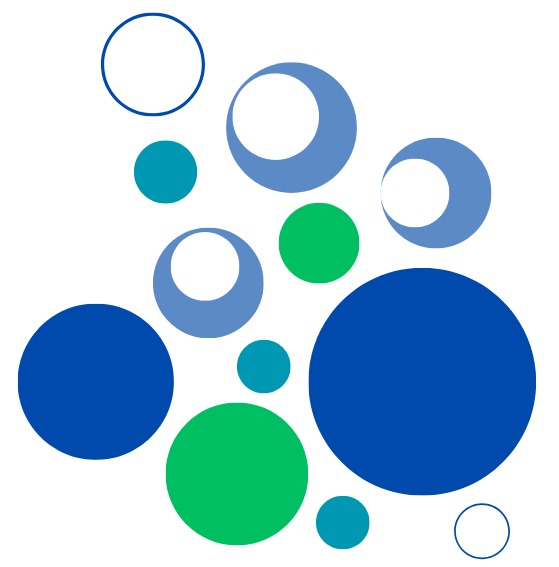
#> input picture WhatsApp Image 2025-03-25 at 01.58.05_55ad9217.jpg, 559 x 567 px
$ python -i contour.py   (imports and definitions only)
#> lines starting #> are read from the running program, lines starting #| are printed output that depends on the picture; after the words box and inside, x2 and y2 are one past the last pixel; in counts of white or black regions, pixels touching at a corner belong together
import numpy as np
import matplotlib.pyplot as plt
from PIL import Image
import math
from scipy.ndimage import gaussian_filter, sobel
from skimage.feature import canny

class ActiveContourModel:
    def __init__(self, image, initial_points, alpha=0.1, beta=0.1, gamma=0.1, w_line=0.0, w_edge=1.0, w_term=0.0,
                 max_iterations=100):
        self.image = image
        self.contour_points = np.array(initial_points)
        self.alpha = alpha
        self.beta = beta
        self.gamma = gamma
        self.w_line = w_line
        self.w_edge = w_edge
        self.w_term = w_term
        self.max_iterations = max_iterations
        self.gradients = self._compute_gradients()
        self.contour_history = [self.contour_points.copy()]

    def _compute_gradients(self):
        """Compute image gradients using Sobel filter"""
        dx = sobel(self.image, axis=1, mode='constant')
        dy = sobel(self.image, axis=0, mode='constant')
        magnitude = np.sqrt(dx ** 2 + dy ** 2)
        return {'dx': dx, 'dy': dy, 'magnitude': magnitude}

    # [31 lines left out: functions _compute_E_cont, _compute_E_curv, _compute_E_image, _compute_energy, not called in this run]

    def evolve(self, max_iterations=250, return_intermediate=False):
        """Evolve the contour using the active contour model"""
        contours = []

        for i in range(max_iterations):
            # Update contour points
            self.snake = self.evolve()

            # Store intermediate contours at key iterations
            if return_intermediate and i in [0, 50, 100, 150, 200]:
                contours.append(self.snake.copy())

        # Always store the final contour
        contours.append(self.snake.copy())

        return contours if return_intermediate else self.snake

    # [21 lines left out: function visualize_evolution, not called in this run]

def run_active_contour_demo(image_path, alpha=0.1, beta=0.1, gamma=0.3, max_iterations=100):
    """Run the Active Contour Model demonstration"""
#> called with alpha = 0.1, beta = 0.1, gamma = 0.3, max_iterations = 100
    original_image = np.array(Image.open(image_path).convert('L'))
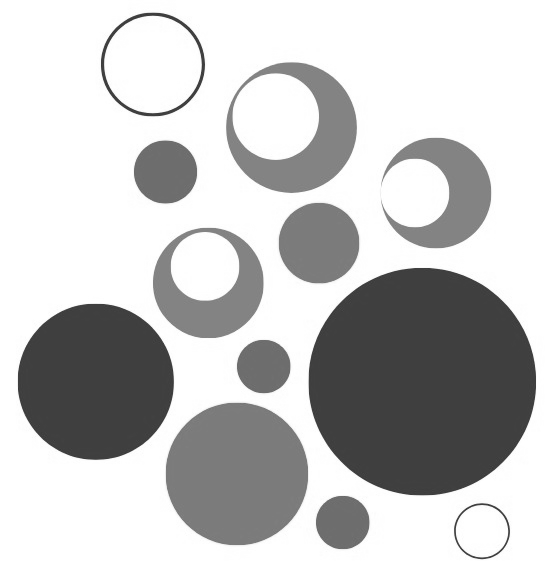
#> original_image: shape (567, 559); min 50, max 255, mean 197.8
    img = gaussian_filter(original_image, sigma=2)
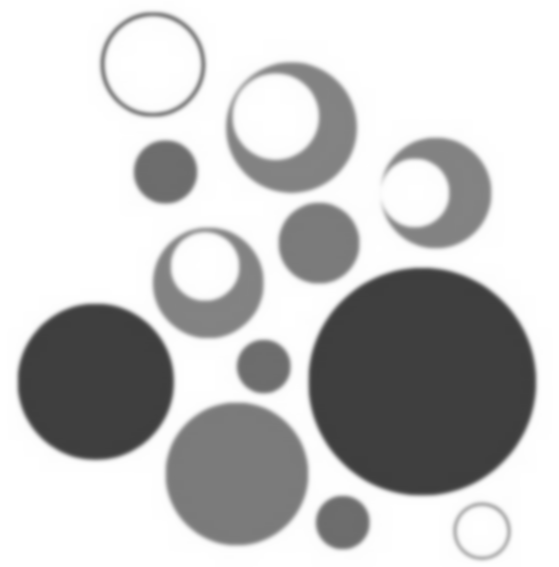
#> img: shape (567, 559); min 62, max 255, mean 197.4
    edges = canny(img, sigma=1.5, low_threshold=0.1, high_threshold=0.2)
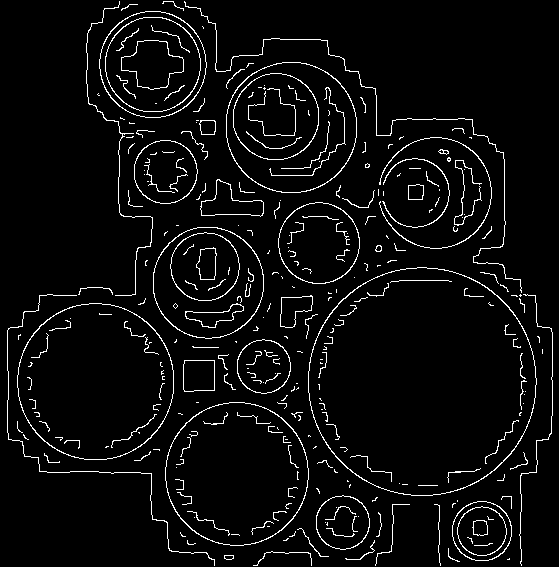
#> edges: shape (567, 559) bool; 4.6% white in thin lines or dots
    img = edges.astype(float)
#> img: shape (567, 559) float64; values 0 (black) and 1 (white), 4.6% white in thin lines or dots

    height, width = img.shape
#> height = 567; width = 559
    center_x, center_y = width // 2, height // 2
#> center_x = 279; center_y = 283
    a = width // 3
#> a = 186
    b = height // 3
#> b = 189
    theta = np.linspace(0, 2 * np.pi, 50, endpoint=False)
    x = center_x + a * np.cos(theta)
    y = center_y + b * np.sin(theta)
    initial_contour = np.column_stack([x, y]).astype(int)

    snake = ActiveContourModel(img, initial_contour, alpha, beta, gamma, w_line=0.5, w_edge=3.0, max_iterations=max_iterations)
#> in _compute_gradients, `dx = sobel(self.image, axis=1, mode='constant')`:
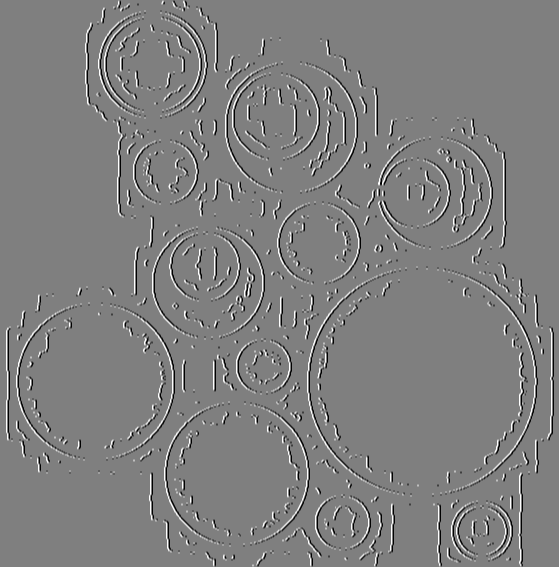
#> dx: shape (567, 559) float64; min -4, max 4, mean 0; drawn with min black and max white
#> in _compute_gradients, `dy = sobel(self.image, axis=0, mode='constant')`:
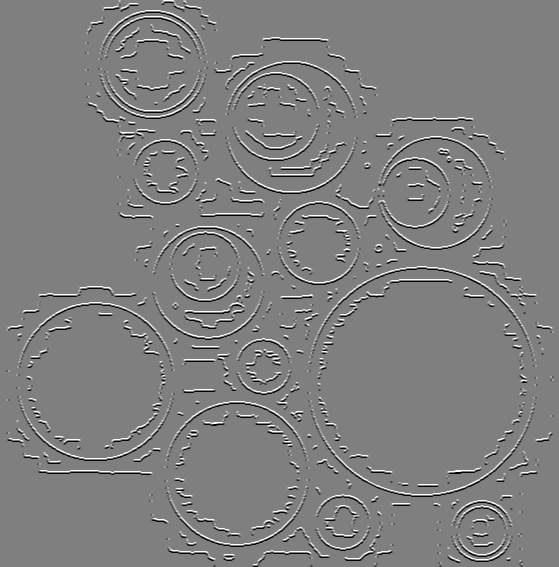
#> dy: shape (567, 559) float64; min -4, max 4, mean 0; drawn with min black and max white
#> in _compute_gradients, `magnitude = np.sqrt(dx ** 2 + dy ** 2)`:
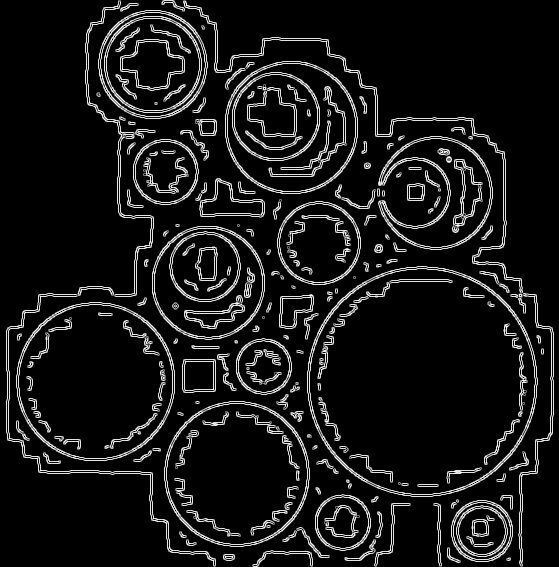
#> magnitude: shape (567, 559) float64; min 0, max 4.47, mean 0.392; drawn with min black and max white
#> in __init__, `self.gradients = self._compute_gradients()`: self.gradients = 3 items
    final_contour = snake.evolve()
    snake.visualize_evolution(original_image)

# Example usage:
# run_active_contour_demo("path/to/image.jpg")

#> (the run stopped early here; a loop or call above may not have finished)

$ run again, on apple.jpg
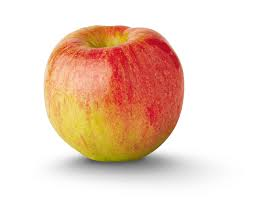
#> input picture apple.jpg, 253 x 199 px
#> in run_active_contour_demo, `edges = canny(img, sigma=1.5, low_threshold=0.1, high_threshold=0.2)`:
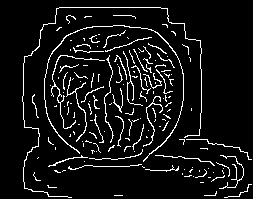
#> edges: shape (199, 253) bool; 7.5% white in thin lines or dots, all inside (x1, y1, x2, y2) = (22, 7, 252, 198)
#> in _compute_gradients, `magnitude = np.sqrt(dx ** 2 + dy ** 2)`:
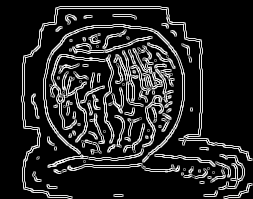
#> magnitude: shape (199, 253) float64; min 0, max 4.47, mean 0.652; drawn with min black and max white
#> self.gradients = 3 items

$ run again, on sudoku.jpg
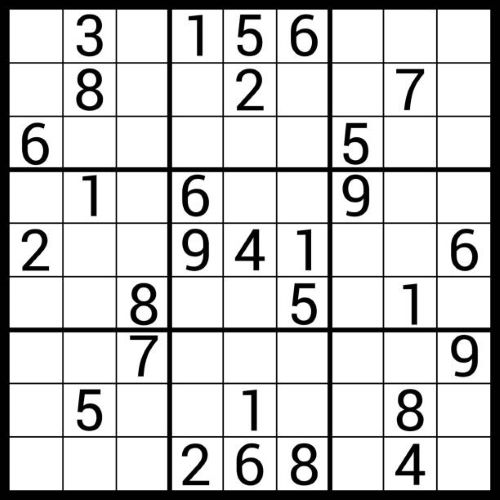
#> input picture sudoku.jpg, 500 x 500 px
#> in run_active_contour_demo, `edges = canny(img, sigma=1.5, low_threshold=0.1, high_threshold=0.2)`:
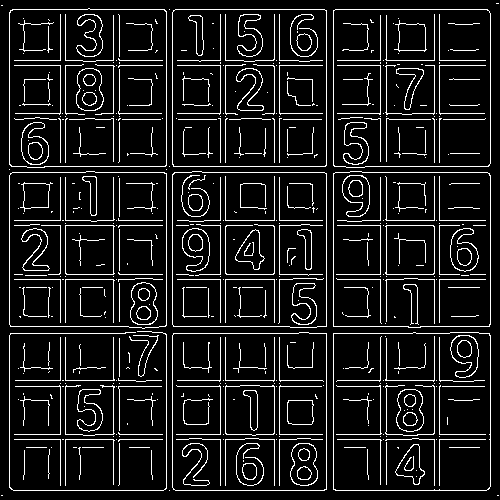
#> edges: shape (500, 500) bool; 10.2% white in thin lines or dots
#> in _compute_gradients, `magnitude = np.sqrt(dx ** 2 + dy ** 2)`:
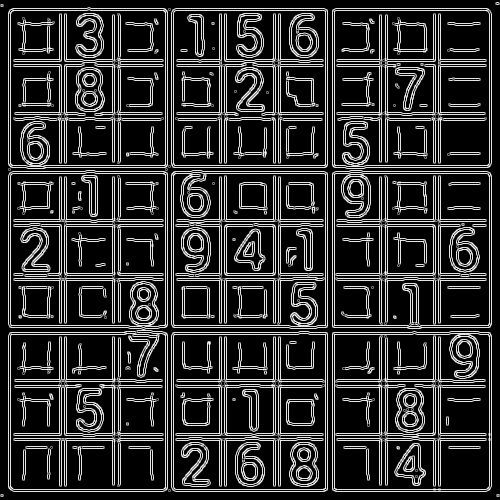
#> magnitude: shape (500, 500) float64; min 0, max 4.47, mean 0.839; drawn with min black and max white
#> self.gradients = 3 items

$ run again, on sudokuAnswerKey1.jpg
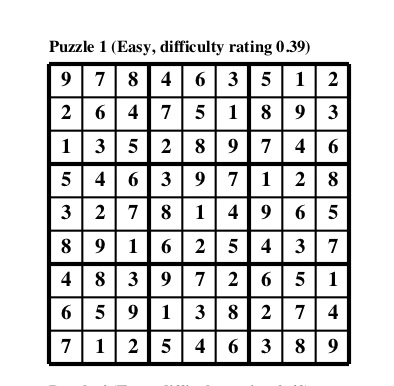
#> input picture sudokuAnswerKey1.jpg, 394 x 386 px
#> in run_active_contour_demo, `edges = canny(img, sigma=1.5, low_threshold=0.1, high_threshold=0.2)`:
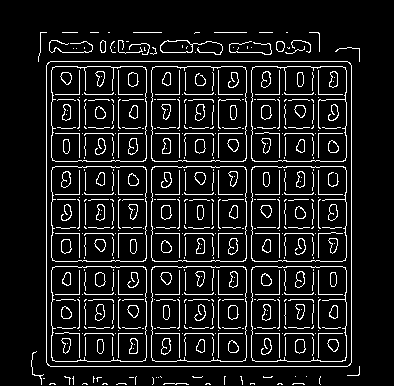
#> edges: shape (386, 394) bool; 9.9% white in thin lines or dots, all inside (x1, y1, x2, y2) = (31, 32, 360, 385)
#> in _compute_gradients, `magnitude = np.sqrt(dx ** 2 + dy ** 2)`:
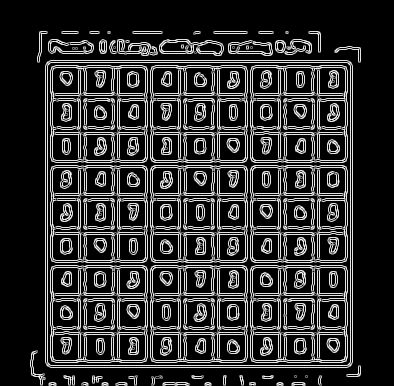
#> magnitude: shape (386, 394) float64; min 0, max 4.47, mean 0.832; drawn with min black and max white
#> self.gradients = 3 items
